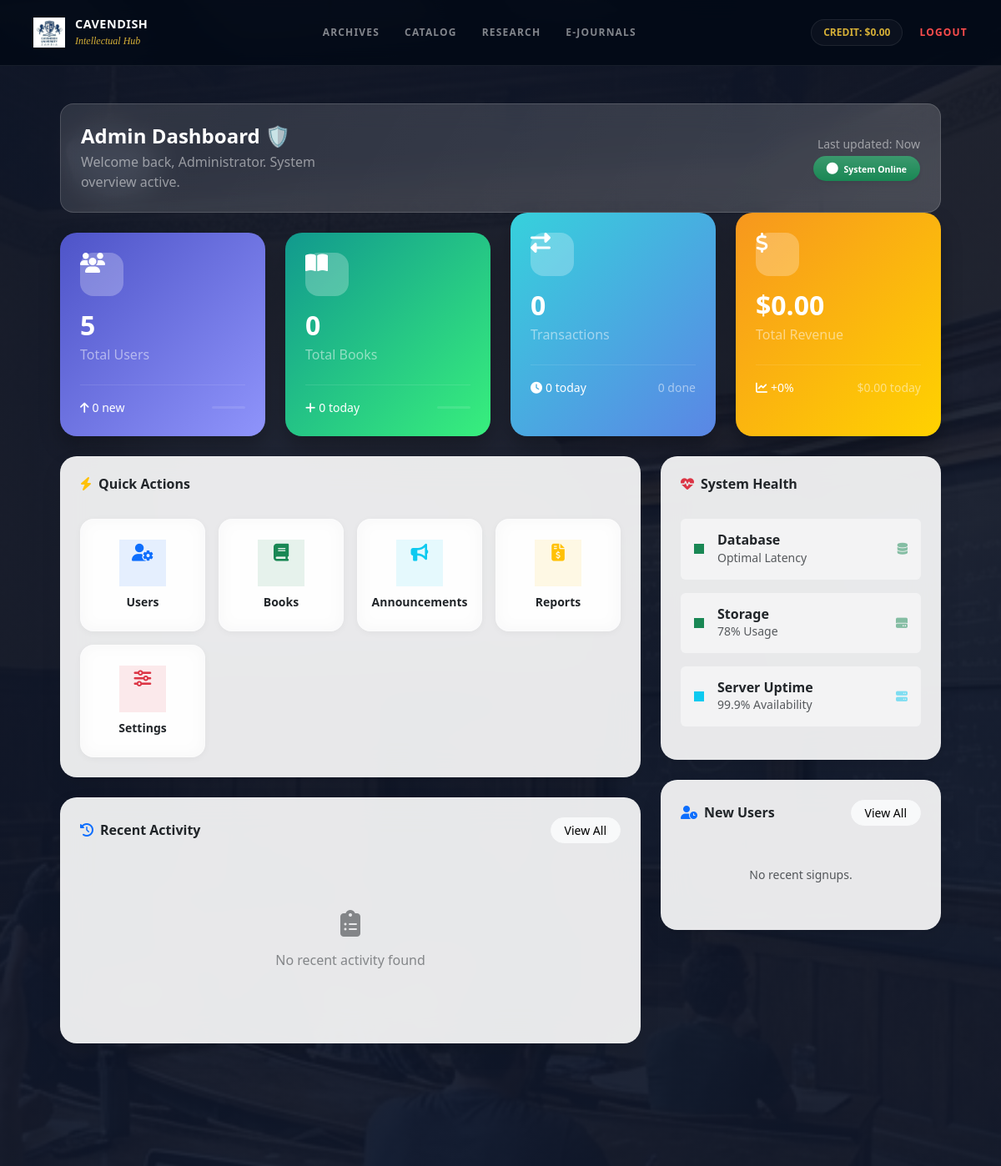
Page /admin/dashboard (signed in, upper part) on the earlier database version.
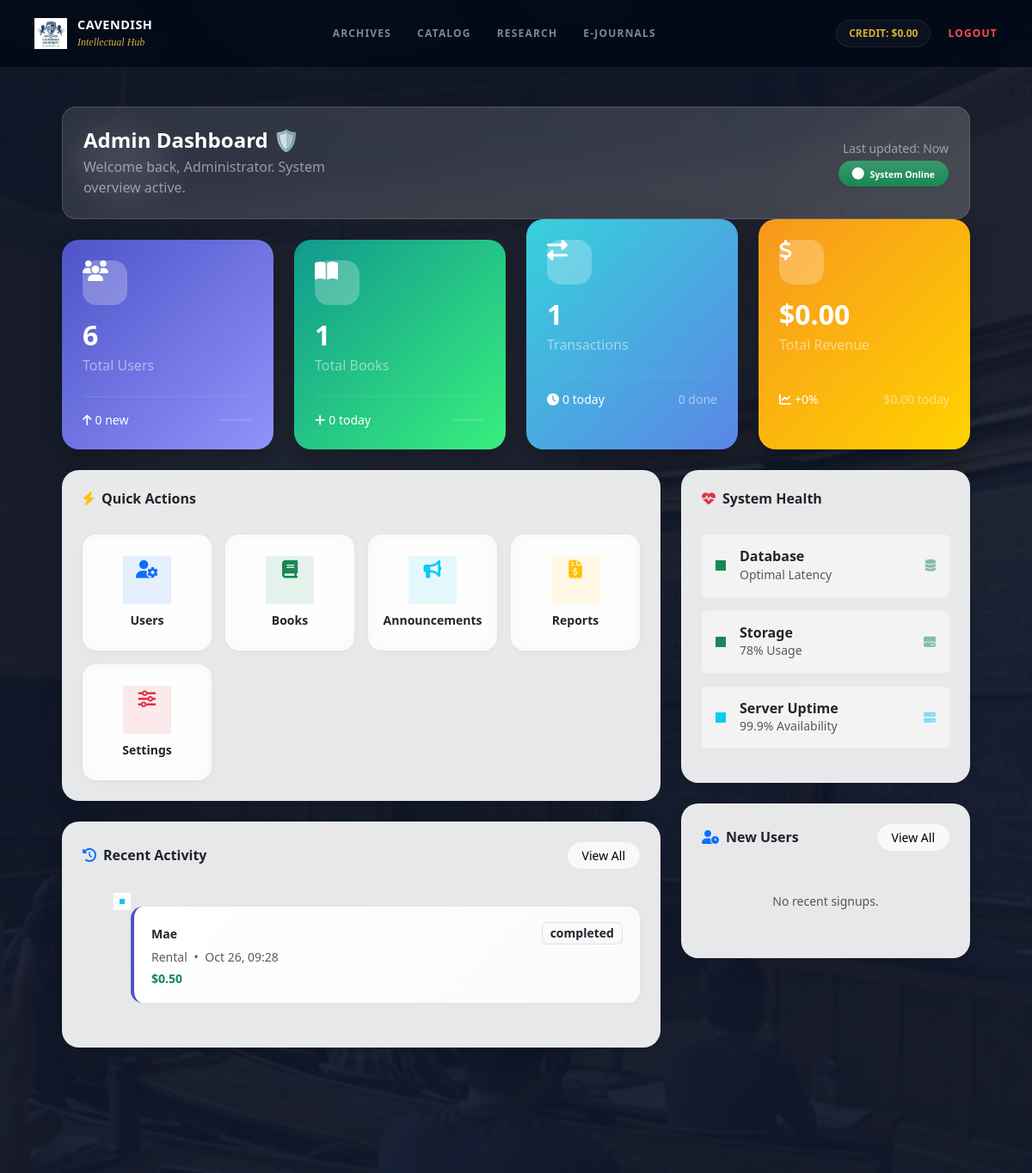
Same page on the later database version.
### app/models.py (models this page shows, shortened)
class Transaction(db.Model):
    __tablename__ = 'transactions'
    transaction_id = db.Column(db.Integer, primary_key=True)
    user_id = db.Column(db.Integer, db.ForeignKey('users.user_id'), nullable=False)
    book_id = db.Column(db.Integer, db.ForeignKey('books.book_id'), nullable=False)
    amount = db.Column(db.Float, nullable=False)
    transaction_type = db.Column(db.String(20), nullable=False)  # purchase, rental
    status = db.Column(db.String(20), default='completed')  # completed, pending, failed
    created_at = db.Column(db.DateTime, default=datetime.utcnow)
    rental = db.relationship('Rental', backref='transaction', uselist=False, lazy=True, cascade='all, delete-orphan')

class User(UserMixin, db.Model):
    __tablename__ = 'users'
    user_id = db.Column(db.Integer, primary_key=True)
    username = db.Column(db.String(64), unique=True, nullable=False, index=True)
    email = db.Column(db.String(120), unique=True, nullable=False, index=True)
    password_hash = db.Column(db.String(256), nullable=False)
    role = db.Column(db.String(20), default='student')  # student, admin
    student_id = db.Column(db.String(20), unique=True, nullable=True, index=True)  # ADDED THIS LINE
    is_active = db.Column(db.Boolean, default=True)
    created_at = db.Column(db.DateTime, default=datetime.utcnow)
    wallet = db.relationship('Wallet', backref='user', uselist=False, lazy=True, cascade='all, delete-orphan')
    books = db.relationship('Book', backref='uploader', lazy='dynamic', cascade='all, delete-orphan')
    transactions = db.relationship('Transaction', backref='user', lazy='dynamic', foreign_keys='Transaction.user_id')
    def is_admin(self):
        return self.role == 'admin'

### app/admin/routes.py (the view)
@bp.route('/dashboard')
@login_required
def dashboard():
    if not current_user.is_admin():
        flash('Access denied. Admin privileges required.', 'danger')
        return redirect(url_for('main.index'))
    total_users = User.query.count()
    total_books = Book.query.count()
    total_transactions = Transaction.query.count()
    recent_transactions = Transaction.query.order_by(Transaction.created_at.desc()).limit(5).all()
    return render_template('admin/dashboard.html',  # Add 'admin/' prefix
                         title='Admin Dashboard',
                         total_users=total_users,
                         total_books=total_books,
                         total_transactions=total_transactions,
                         recent_transactions=recent_transactions)

### app/__init__.py (called while the page is built)
def create_app(config_name='default'):
    app = Flask(__name__)
    app.config.from_object(config[config_name])
    db.init_app(app)
    migrate.init_app(app, db)
    login_manager.init_app(app)
    bcrypt.init_app(app)
    from app.auth import bp as auth_bp
    app.register_blueprint(auth_bp, url_prefix='/auth')
    from app.books import bp as books_bp
    app.register_blueprint(books_bp, url_prefix='/books')
    from app.payments import bp as payments_bp
    app.register_blueprint(payments_bp, url_prefix='/payments')
    from app.admin import bp as admin_bp
    app.register_blueprint(admin_bp, url_prefix='/admin')
    from app.routes import bp as main_bp
    app.register_blueprint(main_bp)
    from app.models import User
    @login_manager.user_loader
    def load_user(user_id):
        return User.query.get(int(user_id))
    return app

### app/admin/templates/admin/dashboard.html (shortened to what the changed rows need)
{% extends "base.html" %}
{% block content %}
<div class="admin-dashboard">
    <div class="container-fluid py-3 py-md-4 px-3 px-md-4">
        <div class="row mb-3 mb-md-4">
            <div class="col-12">
                <div class="d-flex flex-column flex-md-row justify-content-between align-items-start align-items-md-center glass-header p-3 p-md-4 rounded-3 rounded-md-4">
                    <div class="mb-3 mb-md-0">
                        <h1 class="h4 h3-md fw-bolder text-white mb-1">Admin Dashboard <span class="fs-5 fs-md-4">🛡️</span></h1>
                    </div>
                </div>
            </div>
        </div>
        <div class="row g-2 g-md-4 mb-3 mb-md-4">
            <div class="col-6 col-md-6 col-xl-3">
                <div class="card card-stat bg-gradient-primary text-white border-0 h-100">
                    <div class="card-body p-3 p-md-4">
                        <div class="d-flex justify-content-between align-items-start mb-2 mb-md-3">
                            <div class="icon-box icon-box-sm bg-white bg-opacity-20 rounded-3 rounded-md-4">
                            </div>
                        </div>
                        <h2 class="fw-bold mb-1 fs-3 fs-md-2p5">{{ total_users|default(0) }}</h2>
                        <span class="text-white-50 small small-md">Total Users</span>
                        <div class="mt-3 mt-md-4 pt-2 pt-md-3 border-top border-white border-opacity-10">
                            <div class="d-flex justify-content-between align-items-center">
                            </div>
                        </div>
                    </div>
                </div>
            </div>
            <div class="col-6 col-md-6 col-xl-3">
                <div class="card card-stat bg-gradient-success text-white border-0 h-100">
                    <div class="card-body p-3 p-md-4">
                        <div class="d-flex justify-content-between align-items-start mb-2 mb-md-3">
                            <div class="icon-box icon-box-sm bg-white bg-opacity-20 rounded-3 rounded-md-4">
                            </div>
                        </div>
                        <h2 class="fw-bold mb-1 fs-3 fs-md-2p5">{{ total_books|default(0) }}</h2>
                        <span class="text-white-50 small small-md">Total Books</span>
                        <div class="mt-3 mt-md-4 pt-2 pt-md-3 border-top border-white border-opacity-10">
                            <div class="d-flex justify-content-between align-items-center">
                            </div>
                        </div>
                    </div>
                </div>
            </div>
            <div class="col-6 col-md-6 col-xl-3 mt-2 mt-md-0">
                <div class="card card-stat bg-gradient-info text-white border-0 h-100">
                    <div class="card-body p-3 p-md-4">
                        <div class="d-flex justify-content-between align-items-start mb-2 mb-md-3">
                            <div class="icon-box icon-box-sm bg-white bg-opacity-20 rounded-3 rounded-md-4">
                            </div>
                        </div>
                        <h2 class="fw-bold mb-1 fs-3 fs-md-2p5">{{ total_transactions|default(0) }}</h2>
                        <span class="text-white-50 small small-md">Transactions</span>
                        <div class="mt-3 mt-md-4 pt-2 pt-md-3 border-top border-white border-opacity-10">
                            <div class="d-flex justify-content-between align-items-center">
                            </div>
                        </div>
                    </div>
                </div>
            </div>
            <div class="col-6 col-md-6 col-xl-3 mt-2 mt-md-0">
                <div class="card card-stat bg-gradient-warning text-white border-0 h-100">
                    <div class="card-body p-3 p-md-4">
                        <h2 class="fw-bold mb-1 fs-3 fs-md-2p5">${{ "%.2f"|format(total_revenue|default(0)) }}</h2>
                    </div>
                </div>
            </div>
        </div>
        <div class="row g-2 g-md-4">
            <div class="col-xl-8">
                <div class="card glass-card border-0 mb-3 mb-md-4">
                    <div class="card-body p-3 p-md-4">
                        {% if recent_transactions %}
                            <div class="timeline-clean timeline-clean-sm">
                                {% for transaction in recent_transactions[:5] %}
                                <div class="timeline-item timeline-item-sm">
                                    <div class="timeline-marker timeline-marker-sm bg-{{ 'success' if transaction.transaction_type == 'purchase' else 'info' }}"></div>
                                    <div class="timeline-content ms-3 ms-md-3">
                                        <div class="d-flex justify-content-between align-items-center mb-1 flex-wrap">
                                            <span class="fw-bold text-dark small truncate-text">{{ transaction.user.username[:15] }}{% if transaction.user.username|length > 15 %}...{% endif %}</span>
                                            <span class="badge bg-light text-dark border small mt-1 mt-md-0">{{ transaction.status }}</span>
                                        </div>
                                        <p class="text-muted small mb-1">
                                            {{ transaction.transaction_type|title }}
                                            <span class="mx-1">•</span>
                                            <span class="d-none d-md-inline">{{ transaction.created_at.strftime('%b %d, %H:%M') }}</span>
                                        </p>
                                        <span class="fw-bold text-{{ 'success' if transaction.amount > 0 else 'danger' }} small">
                                            ${{ "%.2f"|format(transaction.amount) }}
                                        </span>
                                    </div>
                                </div>
                                {% endfor %}
                            </div>
                        {% else %}
                            <div class="text-center py-4 py-md-5 opacity-50">
                                <i class="fas fa-clipboard-list fs-3 fs-md-1 mb-3"></i>
                                <p class="small small-md">No recent activity found</p>
                            </div>
                        {% endif %}
                    </div>
                </div>
            </div>
        </div>
    </div>
</div>
{% endblock %}

Differences in the rows shown:
added Transaction: amount "0.50"
Other differences:
{{ total_users|default(0) }}: "5" → "6"
{{ total_books|default(0) }}: "0" → "1"
{{ total_transactions|default(0) }}: "0" → "1"
text no longer shown: "No recent activity found"
